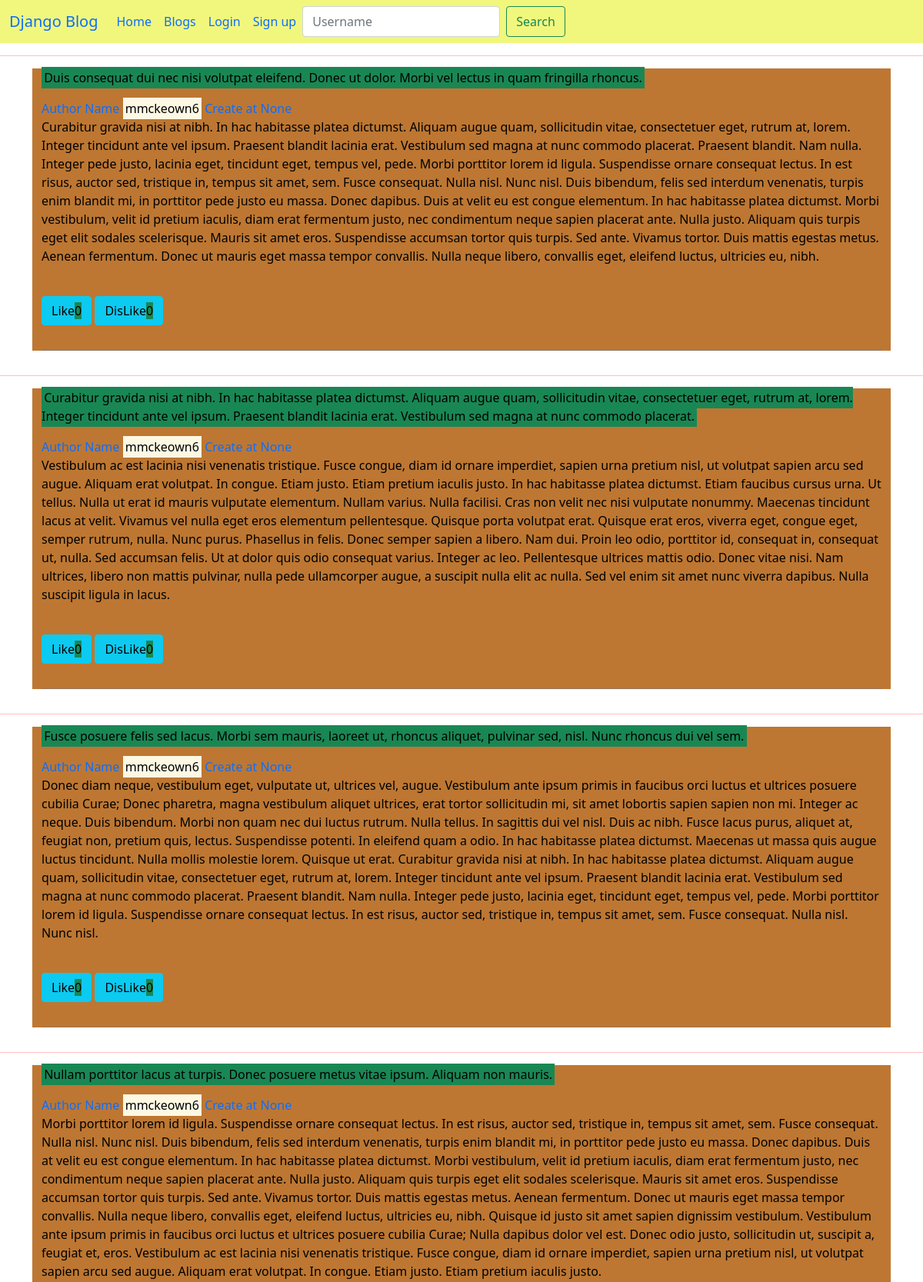
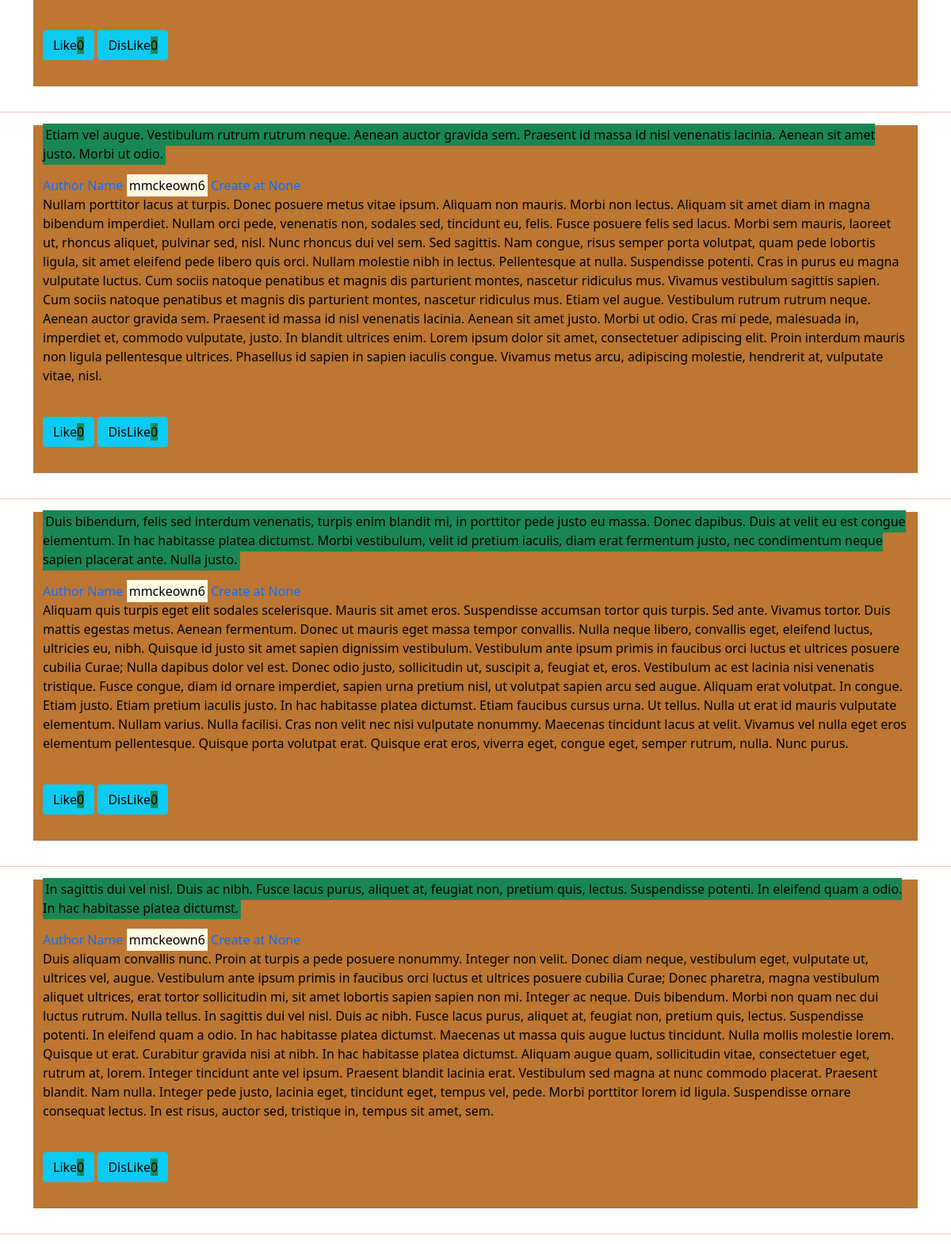
Screenshot of /blog/11/blogs/ (upper part) with the database file from the repository (2 pictures, top to bottom).
### blog/models.py (models this page shows, shortened)
class Post(models.Model):
    title = models.CharField(max_length=1000)
    body = models.TextField(default="There no body")
    create_at = models.DateTimeField(auto_now_add=True)
    update_at = models.DateTimeField(auto_now=True)
    author = models.ForeignKey(User, models.CASCADE)
    likes = models.ManyToManyField(User, blank=True, related_name="likes")
    dislikes = models.ManyToManyField(User, blank=True, related_name="dislikes")
    class Meta:
        ordering = ["-create_at"]

class User(AbstractUser):
    join_at = models.DateTimeField(auto_now_add=True)
    modified_at = models.DateTimeField(auto_now=True)
    total_post = models.PositiveIntegerField(default=0)
    is_login = models.BooleanField(default=False)

### blog/views.py (the view, shortened to what this page needs)
# urls.py: path('blog/<int:user_id>/blogs/', views.user_blog, name='user_blog'),
def user_blog(request, user_id):
    try:
        posts = get_list_or_404(Post, author=user_id)
        return render(request, 'blog/blog_list.html', {"posts": posts})
    except Http404:
        messages.error(
            request, "There is no blog now add it use the add new blog button")
        return render(request, 'blog/home.html', {})

### blog/templates/blog/blog_list.html (shortened to what this page needs)
{% extends 'blog/base.html' %}
{% block content %}
    {% for post in posts  %}
    <hr style="color:red;">
    <div class='container-lg d-flex justify-content-center border-info'>
        <a class="text-decoration-none" href="{% url 'blog:blog_detail' post.id %}">
        <div class="post_div container-lg text-start">
            <p class="post_title"><mark class="bg-success">{{post.title}}</mark></p>
            <p class='bg-info text-sm-end' style="width: fit-content; display:contents;"> Author Name <mark>{{post.author}}</mark> Create at {{post.create_at}}</p>
            <p class="body_post"> {{post.body}}</p><br>
            <p class="btn btn-info">Like<span class='bg-success'>{{post.likes.count}}</span></p>
            <p class="btn btn-info">DisLike<span class='bg-success'>{{post.dislikes.count}}</span></p>
            <hr>
        </div>
        </a>
    </div>
    {% endfor %}
{% endblock content %}

### blog/static/css/style.css (style rules this page uses)
.body_post { background-color:#bd7732; color:black; }

### rows the page displays
Post: title "Duis consequat dui nec nisi volutpat eleifend. Donec ut dolor. Morbi vel lectus in quam fringilla rhoncus.", author "mmckeown6", body "Curabitur gravida nisi at nibh. In hac habitasse platea dictumst. Aliquam augue quam, sollicitudin vitae, consectetuer eget, rutrum at, lorem. Integer tincidunt ante vel ipsum. Praesent blandit lacinia erat. Vestibulum sed magna at nunc commodo placerat. Praesent blandit. Nam nulla. Integer pede justo, lacinia eget, tincidunt eget, tempus vel, pede. Morbi porttitor lorem id ligula. Suspendisse ornare consequat lectus. In est risus, auctor sed, tristique in, tempus sit amet, sem. Fusce consequat. Nulla nisl. Nunc nisl. Duis bibendum, felis sed interdum venenatis, turpis enim blandit mi, in porttitor pede justo eu massa. Donec dapibus. Duis at velit eu est congue elementum. In hac habitasse…", likes.count "0", dislikes.count "0"
Post: title "Curabitur gravida nisi at nibh. In hac habitasse platea dictumst. Aliquam augue quam, sollicitudin vitae, consectetuer eget, rutrum at, lorem. Integer tincidunt ante vel ipsum. Praesent blandit lacinia erat. Vestibulum sed magna at nunc commodo placerat.", author "mmckeown6", body "Vestibulum ac est lacinia nisi venenatis tristique. Fusce congue, diam id ornare imperdiet, sapien urna pretium nisl, ut volutpat sapien arcu sed augue. Aliquam erat volutpat. In congue. Etiam justo. Etiam pretium iaculis justo. In hac habitasse platea dictumst. Etiam faucibus cursus urna. Ut tellus. Nulla ut erat id mauris vulputate elementum. Nullam varius. Nulla facilisi. Cras non velit nec nisi vulputate nonummy. Maecenas tincidunt lacus at velit. Vivamus vel nulla eget eros elementum pellentesque. Quisque porta volutpat erat. Quisque erat eros, viverra eget, congue eget, semper rutrum, nulla. Nunc purus. Phasellus in felis. Donec semper sapien a libero. Nam dui. Proin leo odio,…", likes.count "0", dislikes.count "0"
Post: title "Fusce posuere felis sed lacus. Morbi sem mauris, laoreet ut, rhoncus aliquet, pulvinar sed, nisl. Nunc rhoncus dui vel sem.", author "mmckeown6", body "Donec diam neque, vestibulum eget, vulputate ut, ultrices vel, augue. Vestibulum ante ipsum primis in faucibus orci luctus et ultrices posuere cubilia Curae; Donec pharetra, magna vestibulum aliquet ultrices, erat tortor sollicitudin mi, sit amet lobortis sapien sapien non mi. Integer ac neque. Duis bibendum. Morbi non quam nec dui luctus rutrum. Nulla tellus. In sagittis dui vel nisl. Duis ac nibh. Fusce lacus purus, aliquet at, feugiat non, pretium quis, lectus. Suspendisse potenti. In eleifend quam a odio. In hac habitasse platea dictumst. Maecenas ut massa quis augue luctus tincidunt. Nulla mollis molestie lorem. Quisque ut erat. Curabitur gravida nisi at nibh. In hac habitasse platea…", likes.count "0", dislikes.count "0"
Post: title "Nullam porttitor lacus at turpis. Donec posuere metus vitae ipsum. Aliquam non mauris.", author "mmckeown6", body "Morbi porttitor lorem id ligula. Suspendisse ornare consequat lectus. In est risus, auctor sed, tristique in, tempus sit amet, sem. Fusce consequat. Nulla nisl. Nunc nisl. Duis bibendum, felis sed interdum venenatis, turpis enim blandit mi, in porttitor pede justo eu massa. Donec dapibus. Duis at velit eu est congue elementum. In hac habitasse platea dictumst. Morbi vestibulum, velit id pretium iaculis, diam erat fermentum justo, nec condimentum neque sapien placerat ante. Nulla justo. Aliquam quis turpis eget elit sodales scelerisque. Mauris sit amet eros. Suspendisse accumsan tortor quis turpis. Sed ante. Vivamus tortor. Duis mattis egestas metus. Aenean fermentum. Donec ut mauris eget…", likes.count "0", dislikes.count "0"
Post: title "Etiam vel augue. Vestibulum rutrum rutrum neque. Aenean auctor gravida sem. Praesent id massa id nisl venenatis lacinia. Aenean sit amet justo. Morbi ut odio.", author "mmckeown6", body "Nullam porttitor lacus at turpis. Donec posuere metus vitae ipsum. Aliquam non mauris. Morbi non lectus. Aliquam sit amet diam in magna bibendum imperdiet. Nullam orci pede, venenatis non, sodales sed, tincidunt eu, felis. Fusce posuere felis sed lacus. Morbi sem mauris, laoreet ut, rhoncus aliquet, pulvinar sed, nisl. Nunc rhoncus dui vel sem. Sed sagittis. Nam congue, risus semper porta volutpat, quam pede lobortis ligula, sit amet eleifend pede libero quis orci. Nullam molestie nibh in lectus. Pellentesque at nulla. Suspendisse potenti. Cras in purus eu magna vulputate luctus. Cum sociis natoque penatibus et magnis dis parturient montes, nascetur ridiculus mus. Vivamus vestibulum…", likes.count "0", dislikes.count "0"
Post: title "Duis bibendum, felis sed interdum venenatis, turpis enim blandit mi, in porttitor pede justo eu massa. Donec dapibus. Duis at velit eu est congue elementum. In hac habitasse platea dictumst. Morbi vestibulum, velit id pretium iaculis, diam erat fermentum justo, nec condimentum neque sapien placerat ante. Nulla justo.", author "mmckeown6", body "Aliquam quis turpis eget elit sodales scelerisque. Mauris sit amet eros. Suspendisse accumsan tortor quis turpis. Sed ante. Vivamus tortor. Duis mattis egestas metus. Aenean fermentum. Donec ut mauris eget massa tempor convallis. Nulla neque libero, convallis eget, eleifend luctus, ultricies eu, nibh. Quisque id justo sit amet sapien dignissim vestibulum. Vestibulum ante ipsum primis in faucibus orci luctus et ultrices posuere cubilia Curae; Nulla dapibus dolor vel est. Donec odio justo, sollicitudin ut, suscipit a, feugiat et, eros. Vestibulum ac est lacinia nisi venenatis tristique. Fusce congue, diam id ornare imperdiet, sapien urna pretium nisl, ut volutpat sapien arcu sed augue.…", likes.count "0", dislikes.count "0"
Post: title "In sagittis dui vel nisl. Duis ac nibh. Fusce lacus purus, aliquet at, feugiat non, pretium quis, lectus. Suspendisse potenti. In eleifend quam a odio. In hac habitasse platea dictumst.", author "mmckeown6", body "Duis aliquam convallis nunc. Proin at turpis a pede posuere nonummy. Integer non velit. Donec diam neque, vestibulum eget, vulputate ut, ultrices vel, augue. Vestibulum ante ipsum primis in faucibus orci luctus et ultrices posuere cubilia Curae; Donec pharetra, magna vestibulum aliquet ultrices, erat tortor sollicitudin mi, sit amet lobortis sapien sapien non mi. Integer ac neque. Duis bibendum. Morbi non quam nec dui luctus rutrum. Nulla tellus. In sagittis dui vel nisl. Duis ac nibh. Fusce lacus purus, aliquet at, feugiat non, pretium quis, lectus. Suspendisse potenti. In eleifend quam a odio. In hac habitasse platea dictumst. Maecenas ut massa quis augue luctus tincidunt. Nulla mollis…", likes.count "0", dislikes.count "0"
